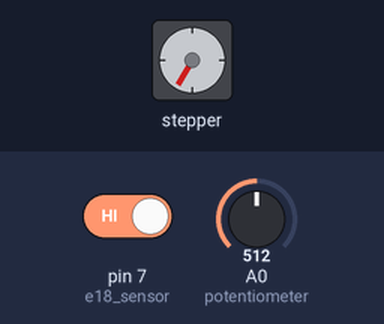
Recording of a sketch running on a simulated Arduino Uno, built with avr-gcc and run on an emulated ATmega328P. Parts: stepper motor. Wiring (inferred from the names in the program): stepper motor driver (200 steps per turn assumed): step pin 6; direction pin 5; enable pin 4. Inputs (shaded band) come from the test bench; at power-on: pin 7 (e18_sensor) HIGH, A0 (potentiometer) = 512.

Above: at 1.2 s.
1.3 s: pin 7 (e18_sensor) driven LOW
At 1.3 s:
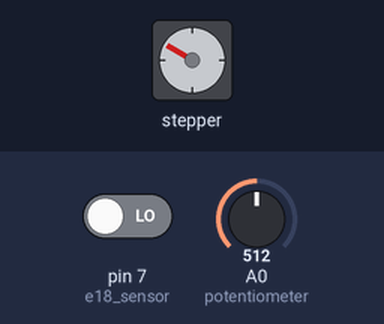
2.8 s: pin 7 (e18_sensor) driven HIGH
At 3.26 s:
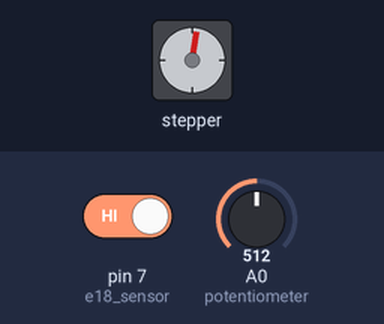
At 3.87 s:
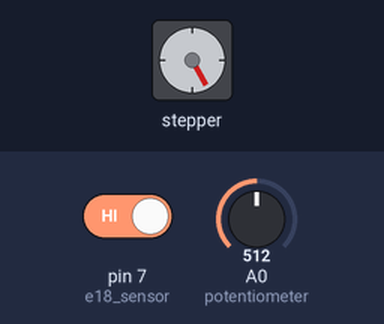
5.8 s: A0 (potentiometer) set to 716
At 6.3 s:
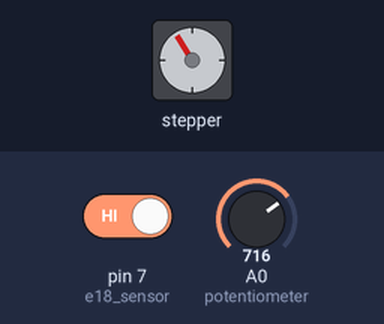
8.8 s: A0 (potentiometer) set to 900
11.8 s: A0 (potentiometer) set to 1023
14.8 s: A0 (potentiometer) set to 511
Timing chart, 0 to 18.8 s (numbered marks = the images above; inputs shaded):
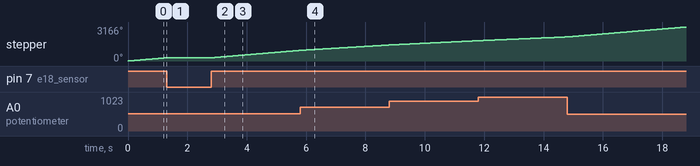

Measured:
- after the input at 1.3 s, stepper: stops changing and stays 300°
- after the input at 2.8 s, stepper: keeps turning clockwise at about 231°/s, starting at once
- by itself, stepper: keeps turning clockwise at about 231°/s

The sketch:

stepperpot_speed_control.ino
```cpp
//WORKS WITH PROX SWITCH! 17/4/23
//adapted from https://forum.arduino.cc/t/stepper-motor-a4988-potentiometer-speed-control/654061/2
//https://www.instructables.com/Project-on-E18-D80NK-IR-Proximity-Sensor-With-Ardu

// Defines pins numbers
const int e18_sensor = 7;
const int stepPin = 6;
const int dirPin = 5;
const int enablePin = 4;
int customDelay; // Defines variables
int intervalBetweenSteps = 1;

void setup() {
  // Sets the sensor as input and three motor pins as Outputs
  pinMode (e18_sensor, INPUT);
  pinMode(stepPin,OUTPUT);
  pinMode(dirPin,OUTPUT);
  pinMode(enablePin,OUTPUT);

  digitalWrite(dirPin,HIGH); //Enables the motor to move in a particular direction
  digitalWrite(enablePin,LOW); //Enables motor
}
void loop() {
int state = digitalRead(e18_sensor); // gets the sensor state
if(state==LOW){
digitalWrite(enablePin,HIGH);
}
else {
digitalWrite(enablePin,LOW);
}
  intervalBetweenSteps = speedUp(); // Gets custom delay values from the custom speedUp function
  // Makes pulse with custom delay, depending on the Potentiometer, from which the speed of the motor depends
  digitalWrite(stepPin, HIGH);
  delayMicroseconds(100); // this is the pulse width
  digitalWrite(stepPin, LOW);
  delayMicroseconds(intervalBetweenSteps);

}
// Function for reading the Potentiometer
int speedUp() {
  int customDelay = analogRead(A0); // Reads the potentiometer

  int newCustom = map(customDelay, 0, 1020, 10,15000); // Converts the read values of the potentiometer from 0 to 1023 into desired delay values
  return newCustom;

}
```
